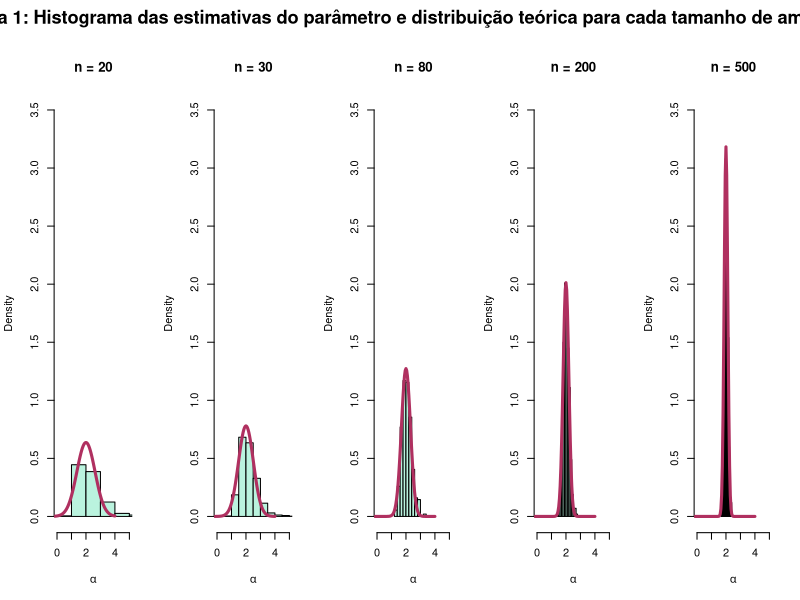
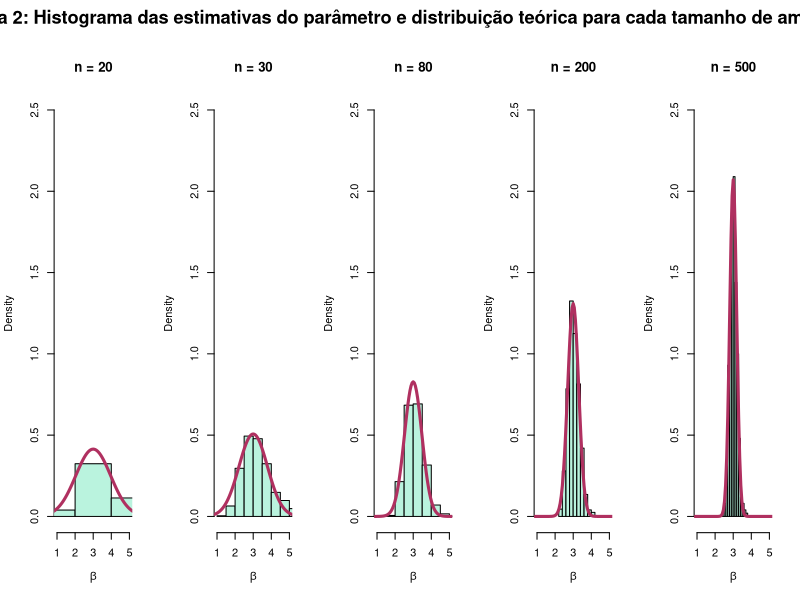

Write R code to recreate these figures, in order.
## ---- chunk 1
library("dplyr")
library("kableExtra")
library("knitr")
options(kableExtra.latex.load_packages = TRUE)
cores<-c("#c2a5cf","#BAF3DE","#C9E69E","#FF9B95","#FFC29A")
## ---- chunk 2
set.seed(123)
theta.verd<-c(2,3)
sizes<-c(20,30,80,200,500)
gera<-function(n) {replicate(1000, rbeta(n, shape1 = theta.verd[1], shape2 = theta.verd[2]))}
amostras<-sapply(sizes,gera)
# Matriz H(theta)
matriz.H<-function(alfa, beta)
{
  H<-matrix(0,nrow = 2,ncol=2)
  H[1,1]<-beta/(alfa+beta)^2
  H[1,2]<-(-alfa)/(alfa+beta)^2
  H[2,1]<-beta*(2*alfa*beta+2*alfa^2+2*alfa+beta+1)/( (alfa+beta+1)*(alfa+beta) )^2
  H[2,2]<-( (-alfa)*(alfa+1)*(2*beta+2*alfa+1) )/( (alfa+beta+1)*(alfa+beta) )^2
  return(H)
}
H<-matriz.H(alfa=2,beta=3)
H.inversa<-solve(H)
## ---- chunk 3
matriz.Sigma <- function(alfa, beta)
{
  Sigma <- matrix(0, 2, 2)
  Sigma[1,1] <- (alfa * (alfa + 1)) / ((alfa + beta) * (alfa + beta + 1)) - 
                (alfa / (alfa + beta))^2
  Sigma[1,2] <- (alfa * (alfa + 1) * (alfa + 2)) / ((alfa + beta) * (alfa + beta + 1) * (alfa + beta + 2)) - 
                (alfa / (alfa + beta)) * ((alfa * (alfa + 1)) / ((alfa + beta) * (alfa + beta + 1)))
  Sigma[2,1] <- Sigma[1,2] # A matriz é simétrica
  Sigma[2,2] <- (alfa * (alfa + 1) * (alfa + 2) * (alfa + 3)) / ((alfa + beta) * (alfa + beta + 1) * (alfa + beta + 2) * (alfa + beta + 3)) - 
                ((alfa * (alfa + 1)) / ((alfa + beta) * (alfa + beta + 1)))^2
  return(Sigma)
}
Sigma<-matriz.Sigma(2,3)

# [H'(θ)]Σt([H'(θ)]) / n é a variância teórica

n.var.teorica<-( H.inversa%*%Sigma%*%t(H.inversa) )
## ---- chunk 4
estimador.momentos<-function(i)
{
  amostra=amostras[[i]]
  n<-dim(amostra)[1]
  X.barra<-apply(amostra,2,mean)
  X.barra.2<-apply(amostra^2, 2,mean)
  
  # Estimador
  alfa.hat<-X.barra*(X.barra - X.barra.2)/(X.barra.2 - (X.barra^2))
  beta.hat<-(1-X.barra)*(X.barra - X.barra.2)/(X.barra.2 - (X.barra^2))
  
  # Variância empírica
  sd.alfa<-sd(alfa.hat)
  sd.beta<-sd(beta.hat)
  
  # Variancia teórica
  ep.alfa<-sqrt(n.var.teorica[1,1]/n)
  ep.beta<-sqrt(n.var.teorica[2,2]/n)
  
  return(list(alfa=mean(alfa.hat), sd.a=sd.alfa,ep.a=ep.alfa, beta=mean(beta.hat), sd.b=sd.beta, ep.b=ep.beta, alfas=alfa.hat, betas=beta.hat))
  
}
## ---- chunk 5
estimativas<-lapply(1:5,estimador.momentos)

tabela<-vector("list",5)
for(i in 1:5){
  tabela[[i]]<-data.frame(c(estimativas[[i]]$alfa,estimativas[[i]]$beta),
                     c(estimativas[[i]]$sd.a, estimativas[[i]]$sd.b),
                     c(estimativas[[i]]$ep.a, estimativas[[i]]$ep.b))
  colnames(tabela[[i]])<-c("$\\hat{\\theta}$", "sd", "ep")
}
## ---- chunk 6
tabela.inicial<-data.frame(theta=theta.verd)
colnames(tabela.inicial)<-c("$\\theta$")
tabela.final<-cbind.data.frame(tabela.inicial,tabela[[1]],tabela[[2]],tabela[[3]],tabela[[4]],tabela[[5]])
row.names(tabela.final)<-paste0("$\\",c("alpha","beta"),"$")


format_scientific_latex_aux<-function(x) 
{
  formatted <- formatC(x, format = "e", digits = 2)
  formatted <- gsub("e([+-])", " \\\\times 10^{\\1", formatted)
  formatted <- gsub("([0-9])$", "\\1}$", formatted)
  formatted<-paste0("$", formatted)
  return(formatted)
}
format_scientific_latex <- function(x) {
  ifelse(abs(x)<1e-2, format_scientific_latex_aux(x),round(x, digits = 3))
}

# Aplicar a formatação a todos os valores numéricos da tabela
tabela.final[]<- lapply(tabela.final, format_scientific_latex)

tabela_html <- kable(tabela.final, caption = paste0("Tabela 1: Média das estimativas, erro padrão e erro padrão teórico para cada tamanho de amostra"), format = "html", booktabs=T) %>%
  add_header_above(c(" " = 2,"n=20" = 3,"n=30" = 3, "n=80" = 3,"n=200" = 3,"n=500" = 3)) %>%
  kable_styling(full_width = F,font_size = 20)
print(tabela_html)
## ---- chunk 7
par(mfrow=c(1,5), oma = c(0, 0, 3, 0))
for(i in 1:5)
{
  hist(estimativas[[i]]$alfas, col=cores[2], freq = F, main=paste0("n = ",sizes[i]), xlab=expression(alpha), ylim=c(0,3.5),xlim=c(0,5))
  curve(dnorm(x,mean=theta.verd[1],sd=sqrt(n.var.teorica[1,1]/sizes[i])),from=-1, to=4, col="maroon", lwd=3, add=T)
}
mtext("Figura 1: Histograma das estimativas do parâmetro e distribuição teórica para cada tamanho de amostra", 
      side = 3,         
      outer = TRUE,      
      line = 1,          
      font = 2,          
      cex = 1.1)
## ---- chunk 8
par(mfrow=c(1,5),oma = c(0, 0, 3, 0))
for(i in 1:5)
{
  hist(estimativas[[i]]$betas, col=cores[2], freq = F, main=paste0("n = ",sizes[i]), xlab=expression(beta), ylim=c(0,2.5),xlim=c(1,5))
  curve(dnorm(x,mean=theta.verd[2],sd=sqrt(n.var.teorica[2,2]/sizes[i])),from=0, to=6, col="maroon", lwd=3, add=T)
}
mtext("Figura 2: Histograma das estimativas do parâmetro e distribuição teórica para cada tamanho de amostra", 
      side = 3,         
      outer = TRUE,      
      line = 1,          
      font = 2,          
      cex = 1.1)
